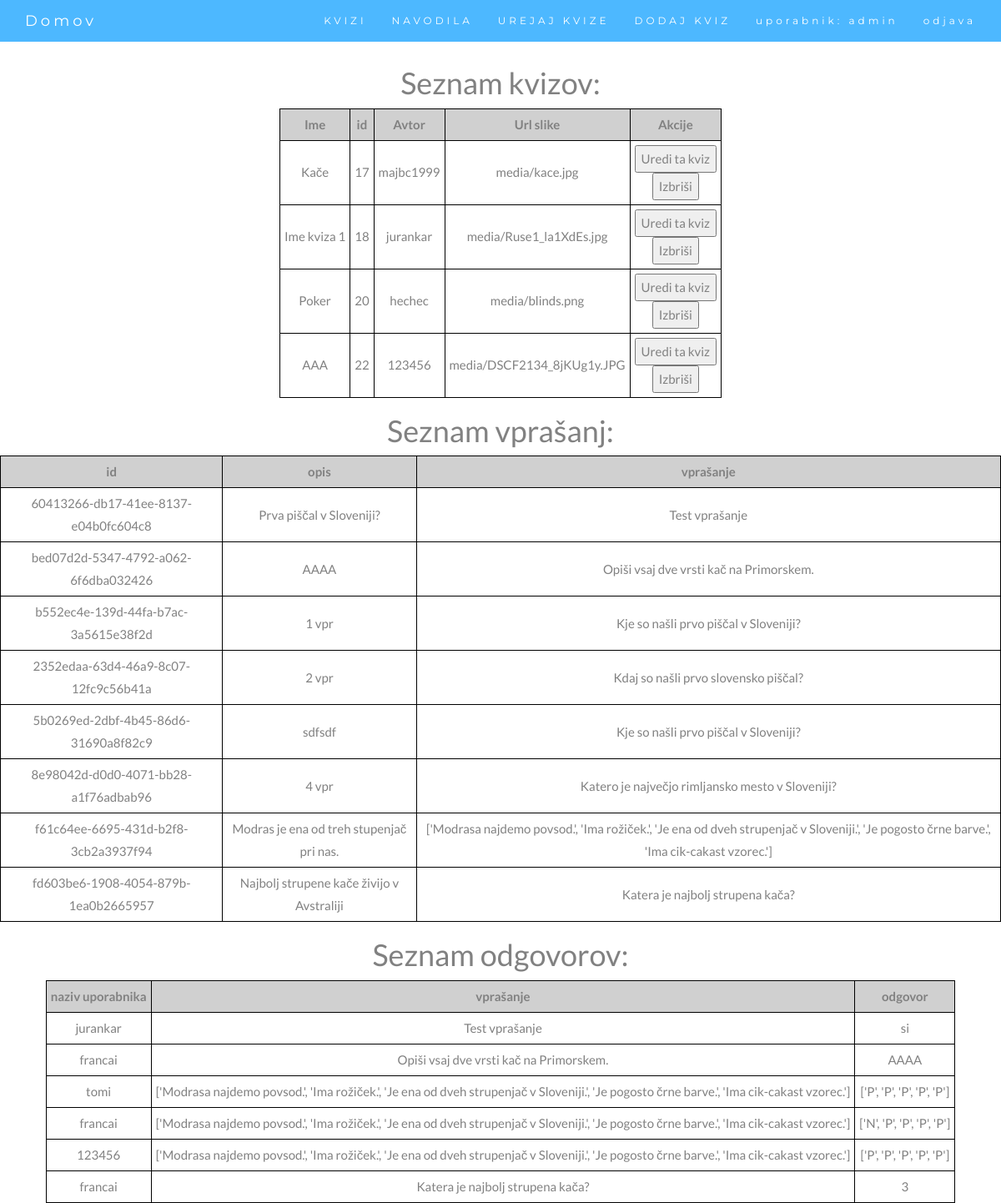
Page /quiz_manager (signed in) on the earlier database version.
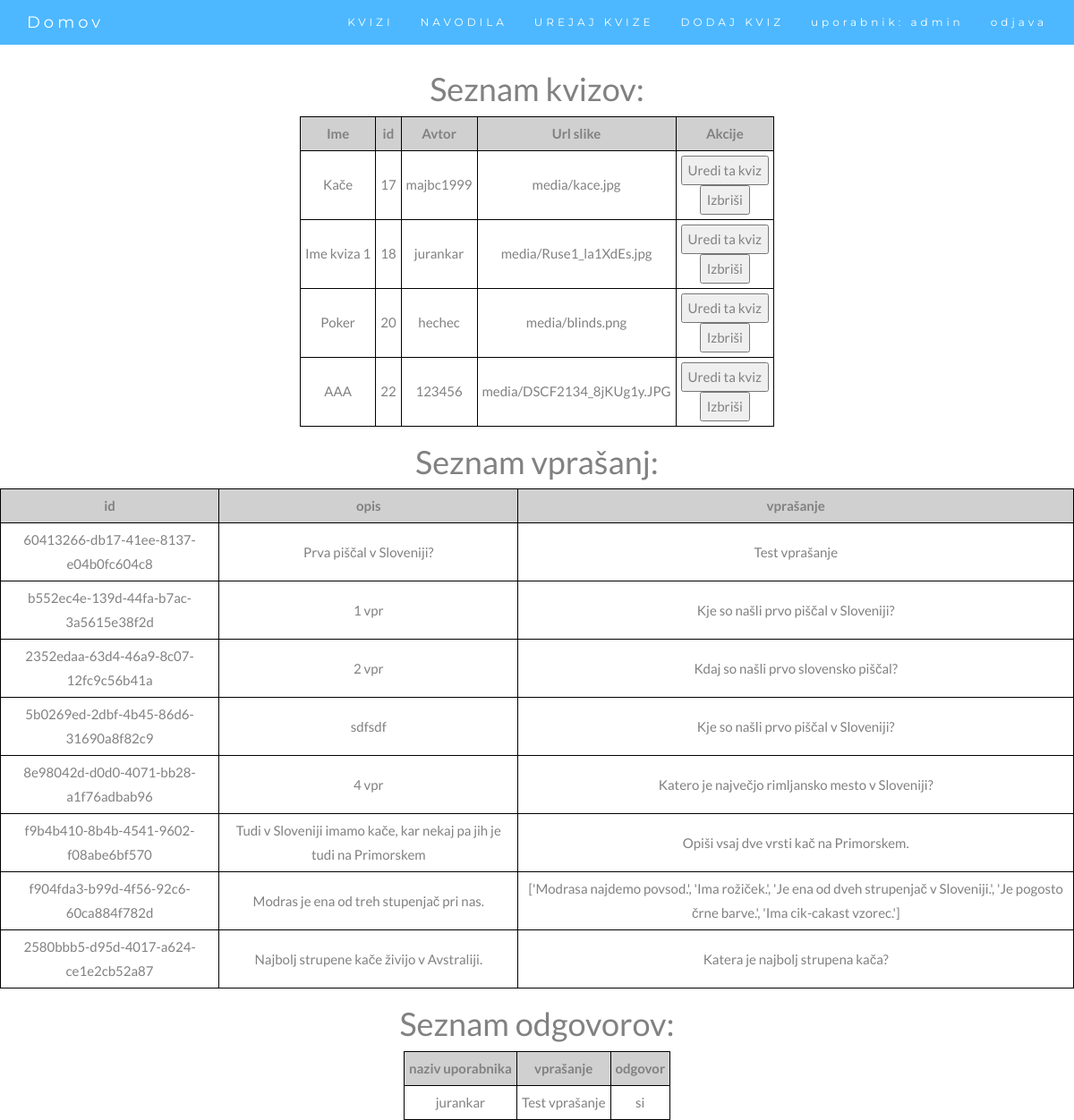
Same page on the later database version.
### webapp/models.py (models this page shows)
class dbQuiz(models.Model):
    id = models.BigAutoField(primary_key=True)
    name = models.CharField(max_length=200, default="Kviz 1")
    author = models.CharField(max_length=200)
    password = models.CharField(max_length=200, default="hec") # geslo za kviz (da ni vsak kviz dostopen vsakomur)   --> Can we remove this?
    datoteka = models.FileField(upload_to='media/')
    created_at = models.DateTimeField(auto_now_add=True)
    updated_at = models.DateTimeField(auto_now=True)

class OpisnoModel(models.Model):
    id = models.UUIDField(primary_key=True, default=uuid.uuid4, editable=False)
    leto = models.IntegerField(default=0)
    kviz = models.ForeignKey(dbQuiz, on_delete=CASCADE, null=True)
    opis = models.CharField(max_length=1000)
    longitude = models.FloatField(default=14.50857) # koordinate za leaflet (bomo spremenili na koncu)
    latitude = models.FloatField(default=46.04906)
    vprasanje = models.CharField(max_length=1000) # seznam vprašanj, odvisno od tipa
    pozicijaOznake = models.CharField(max_length=1000, default="err")

class PravilnoNepravilnoModel(models.Model):
    id = models.UUIDField(primary_key=True, default=uuid.uuid4, editable=False)
    leto = models.IntegerField(default=0)
    kviz = models.ForeignKey(dbQuiz, on_delete=CASCADE, null=True)
    opis = models.CharField(max_length=1000)
    longitude = models.FloatField(default=14.50857) # koordinate za leaflet (bomo spremenili na koncu)
    latitude = models.FloatField(default=46.04906)
    vprasanje = models.CharField(max_length=1000, default="nan") # seznam vprašanj
    pravilni_odgovor = models.CharField(max_length=1000, default="nan") # seznam pravilnih odgovorov
    pozicijaOznake = models.CharField(max_length=1000, default="err")

class IzberiOdgovorModel(models.Model):
    id = models.UUIDField(primary_key=True, default=uuid.uuid4, editable=False)
    leto = models.IntegerField(default=0)
    kviz = models.ForeignKey(dbQuiz, on_delete=CASCADE, null=True)
    opis = models.CharField(max_length=1000)
    longitude = models.FloatField(default=14.50857) # koordinate za leaflet (bomo spremenili na koncu)
    latitude = models.FloatField(default=46.04906)
    vprasanje = models.CharField(max_length=100)
    odgovor1 = models.CharField(max_length=100, default="nan")
    odgovor2 = models.CharField(max_length=100, default="nan")
    odgovor3 = models.CharField(max_length=100, default="nan")
    odgovor4 = models.CharField(max_length=100, default="nan")
    odgovor5 = models.CharField(max_length=100, default="nan")
    pravilni_odgovor = models.IntegerField() # številka pravilnega odgovora
    pozicijaOznake = models.CharField(max_length=1000, default="err")

class OdgovorOpisnoModel(models.Model):
    id = models.UUIDField(primary_key=True, default=uuid.uuid4, editable=False)
    user = models.CharField(max_length=30)
    vprasanje = models.ForeignKey(OpisnoModel, on_delete=CASCADE)
    odgovori = models.CharField(max_length=1000)

class OdgovorPravilnoNepravilnoModel(models.Model):
    id = models.UUIDField(primary_key=True, default=uuid.uuid4, editable=False)
    user = models.CharField(max_length=30)
    vprasanje = models.ForeignKey(PravilnoNepravilnoModel, on_delete=CASCADE)
    odgovori = models.CharField(max_length=1000)

class OdgovorIzberiOdgovorModel(models.Model):
    id = models.UUIDField(primary_key=True, default=uuid.uuid4, editable=False)
    user = models.CharField(max_length=30)
    vprasanje = models.ForeignKey(IzberiOdgovorModel, on_delete=CASCADE)
    odgovori = models.CharField(max_length=1000)

### webapp/views.py (the view)
# urls.py: path('quiz_manager', views.quiz_manager, name='question_manager'),
@login_required
def quiz_manager(request,kviz=None):
    try:
        kvizi = dbQuiz.objects.all()
    except:
        kvizi = []
    vprasanja = []
    vprasanja += OpisnoModel.objects.all()
    vprasanja += PravilnoNepravilnoModel.objects.all()
    vprasanja += IzberiOdgovorModel.objects.all()
    odgovori = []
    odgovori += OdgovorOpisnoModel.objects.all()
    odgovori += OdgovorPravilnoNepravilnoModel.objects.all()
    odgovori += OdgovorIzberiOdgovorModel.objects.all()
    return render(request, "quiz_manager.html", {'kvizi': kvizi, 'vprasanja': vprasanja, 'odgovori': odgovori})

### templates/quiz_manager.html (shortened to what this page needs)
{% extends "skeleton.html" %}
{% block content %}
    <h1>Seznam kvizov:</h1>
    <table style="border: 1px solid black;">
        <tr>
            <th>Ime</th>
            <th>id</th>
            <th>Avtor</th>
            <th>Url slike</th>
            <th>Akcije</th>
        </tr>
        {% for i in kvizi %}
            <tr>
                <td>{{i.name}}</td>
                <td>{{i.id}}</td>
                <td>{{i.author}}</td>
                <td>{{i.datoteka}}</td>
                <td>
                    <form action="/quiz_manager/{{i.id}}/" method="get">
                        <input type="submit" value="Uredi ta kviz">
                    </form>
                    <form action="/delete_quiz/{{i.id}}/" method="post">
                        <input type="submit" value="Izbriši">
                    </form>
                </td>
            </tr>
        {%endfor%}
    </table>
    <table>
        <h1>Seznam vprašanj:</h1>
        <tr>
            <th>id</th>
            <th>opis</th>
            <th>vprašanje</th>
        </tr>
            {% for j in vprasanja %}
            <tr>
                <td>{{j.id}}</td>
                <td>{{j.opis}}</td>
                <td>{{j.vprasanje}}</td>
            </tr>
        {%endfor%}
    </table>
    <table>
        <h1>Seznam odgovorov:</h1>
        <tr>
            <th>naziv uporabnika</th>
            <th>vprašanje</th>
            <th>odgovor</th>
        </tr>
            {% for j in odgovori %}
            <tr>
                <td>{{j.user}}</td>
                <td>{{j.vprasanje.vprasanje}}</td>
                <td>{{j.odgovori}}</td>
            </tr>
            {%endfor%}
    </table>
{% endblock content %}

Differences in the rows shown:
removed OpisnoModel: id "bed07d2d-5347-4792-a062-6f6dba032426", opis "AAAA", vprasanje "Opiši vsaj dve vrsti kač na Primorskem."
removed PravilnoNepravilnoModel: id "f61c64ee-6695-431d-b2f8-3cb2a3937f94", opis "Modras je ena od treh stupenjač pri nas.", vprasanje "['Modrasa najdemo povsod.', 'Ima rožiček.', 'Je ena od dveh strupenjač v Sloveniji.', 'Je pogosto črne barve.', 'Ima cik-cakast vzorec.']"
removed IzberiOdgovorModel: id "fd603be6-1908-4054-879b-1ea0b2665957", opis "Najbolj strupene kače živijo v Avstraliji", vprasanje "Katera je najbolj strupena kača?"
removed OdgovorOpisnoModel: user "francai", vprasanje.vprasanje "Opiši vsaj dve vrsti kač na Primorskem.", odgovori "AAAA"
removed OdgovorPravilnoNepravilnoModel: user "tomi", vprasanje.vprasanje "['Modrasa najdemo povsod.', 'Ima rožiček.', 'Je ena od dveh strupenjač v Sloveniji.', 'Je pogosto črne barve.', 'Ima cik-cakast vzorec.']", odgovori "['P', 'P', 'P', 'P', 'P']"
removed OdgovorPravilnoNepravilnoModel: user "francai", vprasanje.vprasanje "['Modrasa najdemo povsod.', 'Ima rožiček.', 'Je ena od dveh strupenjač v Sloveniji.', 'Je pogosto črne barve.', 'Ima cik-cakast vzorec.']", odgovori "['N', 'P', 'P', 'P', 'P']"
removed OdgovorPravilnoNepravilnoModel: user "123456", vprasanje.vprasanje "['Modrasa najdemo povsod.', 'Ima rožiček.', 'Je ena od dveh strupenjač v Sloveniji.', 'Je pogosto črne barve.', 'Ima cik-cakast vzorec.']", odgovori "['P', 'P', 'P', 'P', 'P']"
removed OdgovorIzberiOdgovorModel: user "francai", vprasanje.vprasanje "Katera je najbolj strupena kača?", odgovori "3"
added OpisnoModel: id "f9b4b410-8b4b-4541-9602-f08abe6bf570", opis "Tudi v Sloveniji imamo kače, kar nekaj pa jih je tudi na Primorskem", vprasanje "Opiši vsaj dve vrsti kač na Primorskem."
added PravilnoNepravilnoModel: id "f904fda3-b99d-4f56-92c6-60ca884f782d", opis "Modras je ena od treh stupenjač pri nas.", vprasanje "['Modrasa najdemo povsod.', 'Ima rožiček.', 'Je ena od dveh strupenjač v Sloveniji.', 'Je pogosto črne barve.', 'Ima cik-cakast vzorec.']"
added IzberiOdgovorModel: id "2580bbb5-d95d-4017-a624-ce1e2cb52a87", opis "Najbolj strupene kače živijo v Avstraliji.", vprasanje "Katera je najbolj strupena kača?"
